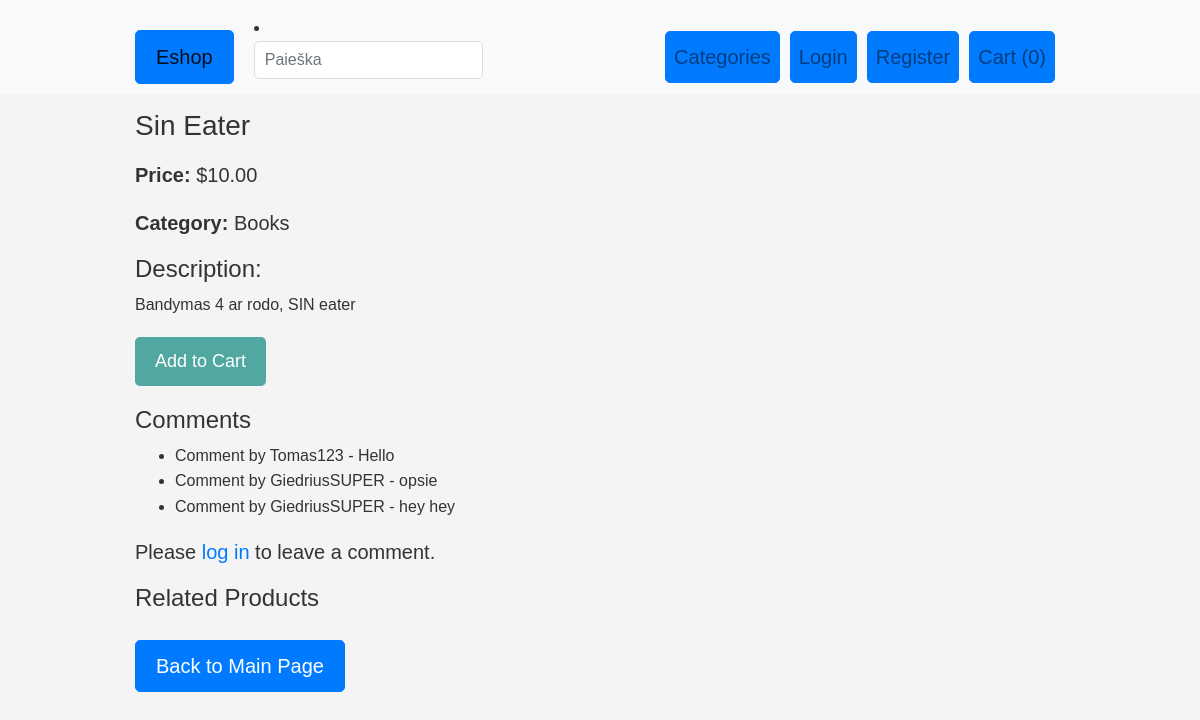
Before: /product/6/ with the older database file.
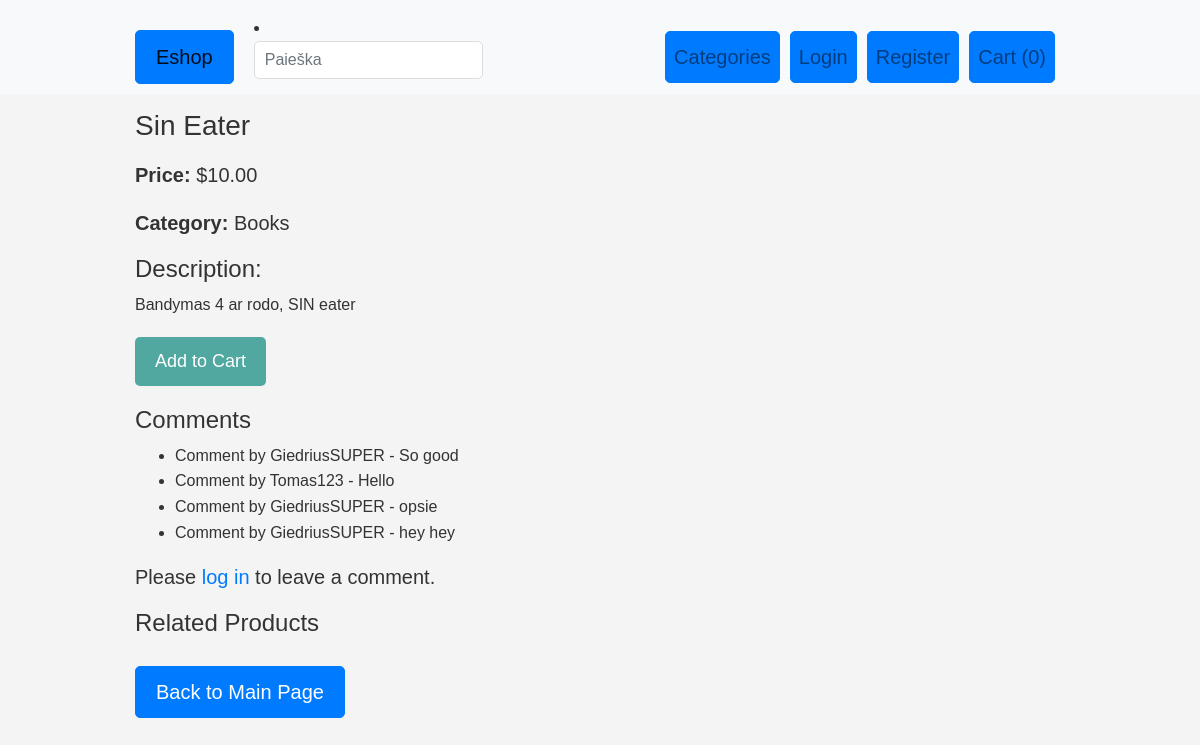
After: the same page with the newer database file.
### eshopas_app/models.py (models this page shows, shortened)
class Comment(models.Model):
    user = models.ForeignKey(User, on_delete=models.CASCADE)
    product = models.ForeignKey(Product, on_delete=models.CASCADE)
    comment = models.TextField()
    created_at = models.DateTimeField(auto_now_add=True)

### eshopas_app/views.py (the view)
# urls.py: path('product/<int:product_id>/', views.product_detail, name='product_detail'),
def product_detail(request, product_id):
    product = get_object_or_404(Product, pk=product_id)
    comments = Comment.objects.filter(product=product).order_by('-created_at')
    if request.method == 'POST' and request.user.is_authenticated:
        form = ProductCommentForm(request.POST)
        if form.is_valid():
            comment = form.save(commit=False)
            comment.user = request.user
            comment.product = product  # Set the product field
            comment.save()
            return redirect('product_detail', product_id=product.id)
    else:
        form = ProductCommentForm()
    context = {
        'product': product,
        'comments': comments,
        'form': form,
    }
    return render(request, 'product_detail.html', context)

### eshopas_app/forms.py
class ProductCommentForm(forms.ModelForm):
    class Meta:
        model = Comment
        fields = ['comment']
        widgets = {
            'comment': forms.Textarea(attrs={'rows': 4}),
        }

### eshopas_app/templatetags/myfilters.py (called while the page is built, shortened)
@register.filter
def cart_total(cart):
    if not cart:
        return 0

### eshopas_app/templates/product_detail.html (shortened to what this page needs)
{% extends 'base.html' %}
{% load static %}
{% load myfilters %}
{% block content %}
  <h1>{{ product.name }}</h1>
  <p><strong>Price:</strong> ${{ product.price }}</p>
  <p><strong>Category:</strong> {{ product.category.name }}</p>
  <h2>Description:</h2>
  <div>{{ product.description|safe }}</div>
    <form method="post" action="{% url 'add_to_cart' product.id %}">
        <button type="submit">Add to Cart</button>
    </form>
  {% if comments %}
    <h2>Comments</h2>
    <ul>
      {% for comment in comments %}
        <li>
          Comment by {{ comment.user.username }} - {{ comment.comment }}
        </li>
      {% endfor %}
    </ul>
  {% else %}
    <p>No comments yet.</p>
  {% endif %}
  {% if user.is_authenticated %}
    <form method="post" action="{% url 'add_comment' product.id %}">
      {% csrf_token %}
      <label for="comment">Add a comment:</label>
      <textarea name="comment" id="comment" rows="4" required></textarea>
      <button type="submit">Post Comment</button>
    </form>
  {% else %}
    <p>Please <a href="{% url 'login' %}">log in</a> to leave a comment.</p>
  {% endif %}
  <h3>Related Products</h3>
  <a href="{% url 'index' %}" class="btn btn-primary">Back to Main Page</a>
{% endblock %}

Changed rows visible on the page:
added Comment: user.username "GiedriusSUPER", comment "So good"
